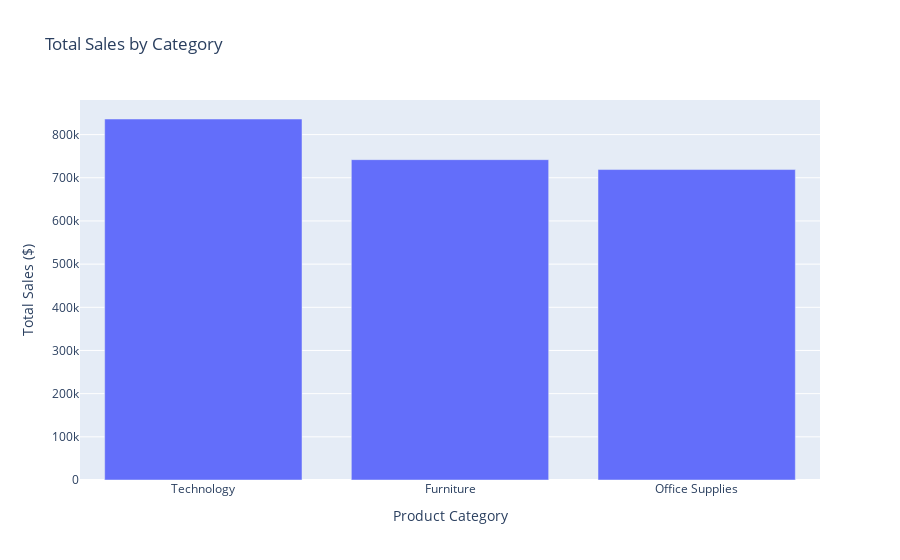

Write notebook code for a chart like this one.
### Code cell
fig_category_sales = px.bar(
    category_performance,
    x="Category",
    y="Total_Sales",
    title="Total Sales by Category",
    labels={
        "Category": "Product Category",
        "Total_Sales": "Total Sales ($)"
    },
    hover_data=['Total_Profit'] 
)

fig_category_sales.update_layout(xaxis_title="Product Category", yaxis_title="Total Sales ($)")
fig_category_sales.show()

### Figure 1 — Plotly figure (JSON) as saved in the notebook; plotly's stock layout.template omitted (floating-point values rounded to 4 significant figures)
{"data": [{"alignmentgroup": "True", "customdata": [[145500.0], [18450.0], [122500.0]], "hovertemplate": "Product Category=%{x}<br>Total Sales ($)=%{y}<br>Total_Profit=%{customdata[0]}<extra></extra>", "legendgroup": "", "marker": {"color": "#636efa", "pattern": {"shape": ""}}, "name": "", "offsetgroup": "", "orientation": "v", "showlegend": false, "textposition": "auto", "type": "bar", "x": ["Technology", "Furniture", "Office Supplies"], "xaxis": "x", "y": [836200.0, 742000.0, 719000.0], "yaxis": "y"}], "layout": {"barmode": "relative", "legend": {"tracegroupgap": 0}, "title": {"text": "Total Sales by Category"}, "xaxis": {"anchor": "y", "domain": [0, 1], "title": {"text": "Product Category "}}, "yaxis": {"anchor": "x", "domain": [0, 1], "title": {"text": "Total Sales ($)"}}}}
